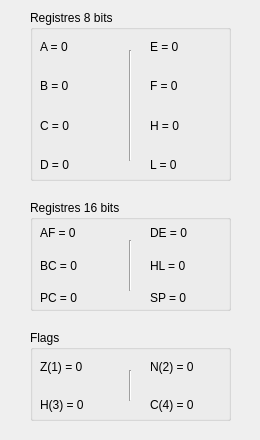
<?xml version="1.0" encoding="UTF-8"?>
<ui version="4.0">
 <class>DebugRegistersWindow</class>
 <widget class="QWidget" name="DebugRegistersWindow">
  <property name="windowModality">
   <enum>Qt::NonModal</enum>
  </property>
  <property name="geometry">
   <rect>
    <x>0</x>
    <y>0</y>
    <width>260</width>
    <height>440</height>
   </rect>
  </property>
  <property name="windowTitle">
   <string>Registres</string>
  </property>
  <widget class="QGroupBox" name="groupBoxRegisters8bits">
   <property name="geometry">
    <rect>
     <x>30</x>
     <y>10</y>
     <width>201</width>
     <height>171</height>
    </rect>
   </property>
   <property name="title">
    <string>Registres 8 bits</string>
   </property>
   <widget class="QWidget" name="verticalLayoutWidget">
    <property name="geometry">
     <rect>
      <x>10</x>
      <y>20</y>
      <width>81</width>
      <height>151</height>
     </rect>
    </property>
    <layout class="QVBoxLayout" name="verticalLayout">
     <item>
      <widget class="QLabel" name="labelRegisterA">
       <property name="text">
        <string>A = 0</string>
       </property>
      </widget>
     </item>
     <item>
      <widget class="QLabel" name="labelRegisterB">
       <property name="text">
        <string>B = 0</string>
       </property>
      </widget>
     </item>
     <item>
      <widget class="QLabel" name="labelRegisterC">
       <property name="text">
        <string>C = 0</string>
       </property>
      </widget>
     </item>
     <item>
      <widget class="QLabel" name="labelRegisterD">
       <property name="text">
        <string>D = 0</string>
       </property>
      </widget>
     </item>
    </layout>
   </widget>
   <widget class="QWidget" name="verticalLayoutWidget_2">
    <property name="geometry">
     <rect>
      <x>120</x>
      <y>20</y>
      <width>81</width>
      <height>151</height>
     </rect>
    </property>
    <layout class="QVBoxLayout" name="verticalLayout_2">
     <item>
      <widget class="QLabel" name="labelRegisterE">
       <property name="text">
        <string>E = 0</string>
       </property>
      </widget>
     </item>
     <item>
      <widget class="QLabel" name="labelRegisterF">
       <property name="text">
        <string>F = 0</string>
       </property>
      </widget>
     </item>
     <item>
      <widget class="QLabel" name="labelRegisterH">
       <property name="text">
        <string>H = 0</string>
       </property>
      </widget>
     </item>
     <item>
      <widget class="QLabel" name="labelRegisterL">
       <property name="text">
        <string>L = 0</string>
       </property>
      </widget>
     </item>
    </layout>
   </widget>
   <widget class="Line" name="line">
    <property name="geometry">
     <rect>
      <x>80</x>
      <y>40</y>
      <width>41</width>
      <height>111</height>
     </rect>
    </property>
    <property name="orientation">
     <enum>Qt::Vertical</enum>
    </property>
   </widget>
  </widget>
  <widget class="QGroupBox" name="groupBoxRegisters16bits">
   <property name="geometry">
    <rect>
     <x>30</x>
     <y>200</y>
     <width>201</width>
     <height>111</height>
    </rect>
   </property>
   <property name="title">
    <string>Registres 16 bits</string>
   </property>
   <widget class="QWidget" name="verticalLayoutWidget_3">
    <property name="geometry">
     <rect>
      <x>10</x>
      <y>20</y>
      <width>81</width>
      <height>91</height>
     </rect>
    </property>
    <layout class="QVBoxLayout" name="verticalLayout_3">
     <item>
      <widget class="QLabel" name="labelRegisterAF">
       <property name="text">
        <string>AF = 0</string>
       </property>
      </widget>
     </item>
     <item>
      <widget class="QLabel" name="labelRegisterBC">
       <property name="text">
        <string>BC = 0</string>
       </property>
      </widget>
     </item>
     <item>
      <widget class="QLabel" name="labelRegisterPC">
       <property name="text">
        <string>PC = 0</string>
       </property>
      </widget>
     </item>
    </layout>
   </widget>
   <widget class="QWidget" name="verticalLayoutWidget_4">
    <property name="geometry">
     <rect>
      <x>120</x>
      <y>20</y>
      <width>81</width>
      <height>91</height>
     </rect>
    </property>
    <layout class="QVBoxLayout" name="verticalLayout_4">
     <item>
      <widget class="QLabel" name="labelRegisterDE">
       <property name="text">
        <string>DE = 0</string>
       </property>
      </widget>
     </item>
     <item>
      <widget class="QLabel" name="labelRegisterHL">
       <property name="text">
        <string>HL = 0</string>
       </property>
      </widget>
     </item>
     <item>
      <widget class="QLabel" name="labelRegisterSP">
       <property name="text">
        <string>SP = 0</string>
       </property>
      </widget>
     </item>
    </layout>
   </widget>
   <widget class="Line" name="line_2">
    <property name="geometry">
     <rect>
      <x>80</x>
      <y>40</y>
      <width>41</width>
      <height>51</height>
     </rect>
    </property>
    <property name="orientation">
     <enum>Qt::Vertical</enum>
    </property>
   </widget>
  </widget>
  <widget class="QGroupBox" name="groupBoxFlags">
   <property name="geometry">
    <rect>
     <x>30</x>
     <y>330</y>
     <width>201</width>
     <height>91</height>
    </rect>
   </property>
   <property name="title">
    <string>Flags</string>
   </property>
   <widget class="QWidget" name="verticalLayoutWidget_5">
    <property name="geometry">
     <rect>
      <x>10</x>
      <y>20</y>
      <width>81</width>
      <height>71</height>
     </rect>
    </property>
    <layout class="QVBoxLayout" name="verticalLayout_5">
     <item>
      <widget class="QLabel" name="labelFlagZ">
       <property name="text">
        <string>Z(1) = 0</string>
       </property>
      </widget>
     </item>
     <item>
      <widget class="QLabel" name="labelFlagH">
       <property name="text">
        <string>H(3) = 0</string>
       </property>
      </widget>
     </item>
    </layout>
   </widget>
   <widget class="QWidget" name="verticalLayoutWidget_6">
    <property name="geometry">
     <rect>
      <x>120</x>
      <y>20</y>
      <width>81</width>
      <height>71</height>
     </rect>
    </property>
    <layout class="QVBoxLayout" name="verticalLayout_6">
     <item>
      <widget class="QLabel" name="labelFlagN">
       <property name="text">
        <string>N(2) = 0</string>
       </property>
      </widget>
     </item>
     <item>
      <widget class="QLabel" name="labelFlagC">
       <property name="text">
        <string>C(4) = 0</string>
       </property>
      </widget>
     </item>
    </layout>
   </widget>
   <widget class="Line" name="line_3">
    <property name="geometry">
     <rect>
      <x>80</x>
      <y>40</y>
      <width>41</width>
      <height>31</height>
     </rect>
    </property>
    <property name="orientation">
     <enum>Qt::Vertical</enum>
    </property>
   </widget>
  </widget>
 </widget>
 <resources/>
 <connections/>
</ui>
